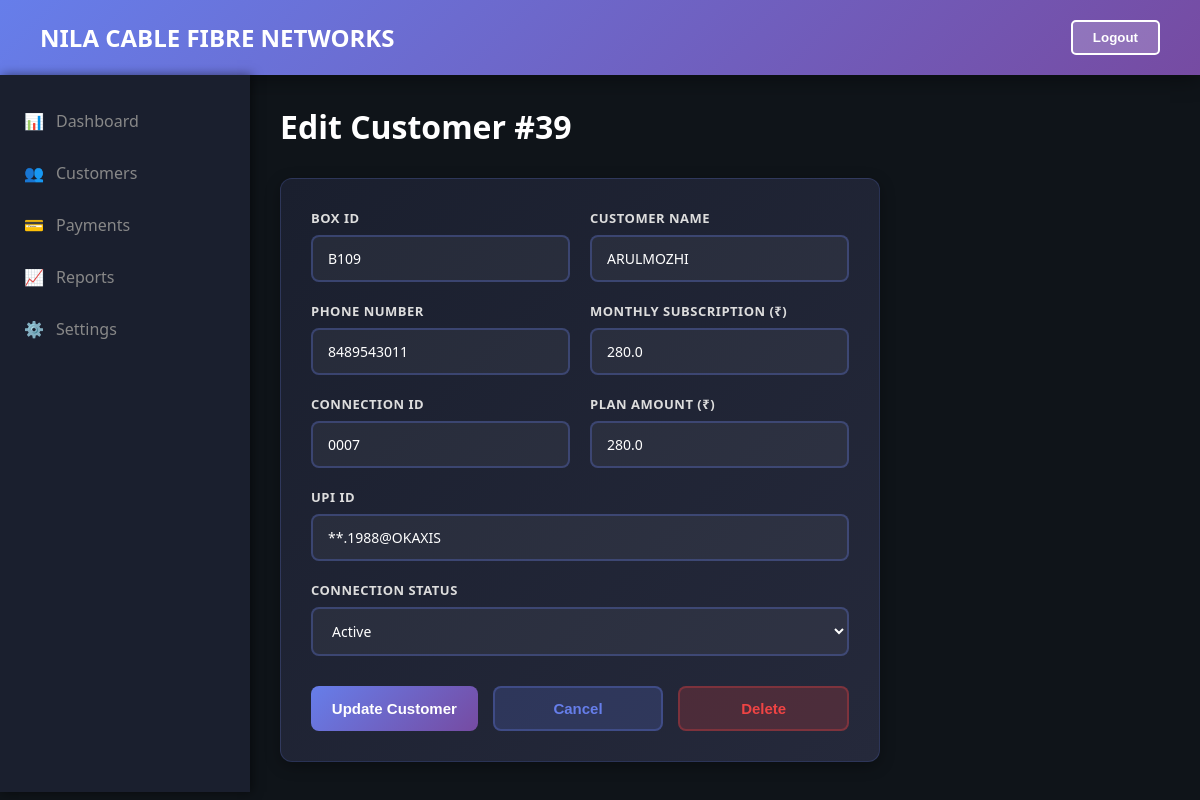
Screenshot of /edit-customer/39 with the database file from the repository.
### tables this page shows
CREATE TABLE customer (
    customer_id INTEGER PRIMARY KEY AUTOINCREMENT,
    box_id TEXT UNIQUE NOT NULL,
    name TEXT NOT NULL,
    phone TEXT NOT NULL,
    phone_number TEXT NOT NULL,
    subscription REAL NOT NULL,
    status TEXT NOT NULL,
    paid_status TEXT NOT NULL DEFAULT 'unpaid',
    connection_id TEXT,
    plan_amount REAL,
    upi_id TEXT
);

### app.py (the view, shortened to what this page needs)
@app.route("/edit-customer/<int:customer_id>", methods=["GET", "POST"])
def edit_customer_page(customer_id):
    active_customers_count, pending_review_count = get_sidebar_metrics()
    customer = get_customer_by_id(customer_id)
    if not customer:
        return "Customer not found", 404
    return render_template("edit_customer.html", customer=customer,
                           active_customers_count=active_customers_count, pending_review_count=pending_review_count)

### app.py (called while the page is built)
def get_db_connection():
    conn = sqlite3.connect(DATABASE, timeout=30.0)
    conn.execute("PRAGMA journal_mode=WAL;")
    conn.execute("PRAGMA busy_timeout = 30000;")
    conn.row_factory = sqlite3.Row
    return conn

def normalize_customer_row(row):
    if not row:
        return None
    data = dict(row)
    data['customer_id'] = data.get('customer_id') or data.get('id')
    data['id'] = data['customer_id']
    data['phone'] = data.get('phone_number') or data.get('phone')
    data['plan_amount'] = data.get('plan_amount') or data.get('subscription')
    return data

def get_customer_by_id(customer_id):
    conn = get_db_connection()
    row = conn.execute('SELECT * FROM customer WHERE customer_id = ?', (customer_id,)).fetchone()
    conn.close()
    return normalize_customer_row(row)

def get_sidebar_metrics():
    conn = get_db_connection()
    pending_row = conn.execute(
        "SELECT COUNT(*) as cnt FROM payment WHERE status IN ('Needs Verification', 'Unidentified Payment')"
    ).fetchone()
    pending_review_count = pending_row['cnt'] if pending_row else 0
    active_row = conn.execute(
        "SELECT COUNT(*) as cnt FROM customer WHERE LOWER(status) = 'active'"
    ).fetchone()
    active_customers_count = active_row['cnt'] if active_row else 0
    conn.close()
    return active_customers_count, pending_review_count

### templates/edit_customer.html (shortened to what this page needs)
<!DOCTYPE html>
<html lang="en">
<head>
</head>
<body>
    <header>
        <h1>NILA CABLE FIBRE NETWORKS</h1>
        <button onclick="logout()" style="background: rgba(255,255,255,0.2); color: white; border: 2px solid white; padding: 8px 20px; border-radius: 5px; cursor: pointer; font-weight: 600;">Logout</button>
    </header>
    <div class="container">
        <div class="sidebar">
            <div class="nav-item" data-route="/dashboard" onclick="navigateTo('/dashboard')">
                <span>📊</span>
                <span>Dashboard</span>
            </div>
            <div class="nav-item" data-route="/customers" onclick="navigateTo('/customers')">
                <span>👥</span>
                <span>Customers</span>
            </div>
            <div class="nav-item" data-route="/payments" onclick="navigateTo('/payments')">
                <span>💳</span>
                <span>Payments</span>
            </div>
            <div class="nav-item" data-route="/reports" onclick="navigateTo('/reports')">
                <span>📈</span>
                <span>Reports</span>
            </div>
            <div class="nav-item" data-route="/settings" onclick="navigateTo('/settings')">
                <span>⚙️</span>
                <span>Settings</span>
            </div>
        </div>
        <div class="main-content">
            <div class="page-header">
                <h2>Edit Customer #{{ customer['id'] }}</h2>
            </div>
            <div class="form-card">
                <form method="POST">
                    <div class="form-row">
                        <div class="form-group">
                            <label for="box_id">Box ID</label>
                            <input type="text" id="box_id" name="box_id" value="{{ customer['box_id'] }}" required>
                        </div>
                        <div class="form-group">
                            <label for="name">Customer Name</label>
                            <input type="text" id="name" name="name" value="{{ customer['name'] }}" required>
                        </div>
                    </div>
                    <div class="form-row">
                        <div class="form-group">
                            <label for="phone">Phone Number</label>
                            <input type="tel" id="phone" name="phone" value="{{ customer['phone'] }}" required>
                        </div>
                        <div class="form-group">
                            <label for="subscription">Monthly Subscription (₹)</label>
                            <input type="number" id="subscription" name="subscription" value="{{ customer['subscription'] }}" step="0.01" required>
                        </div>
                    </div>
                    <div class="form-row">
                        <div class="form-group">
                            <label for="connection_id">Connection ID</label>
                            <input type="text" id="connection_id" name="connection_id" value="{{ customer.get('connection_id','') }}">
                        </div>
                        <div class="form-group">
                            <label for="plan_amount">Plan Amount (₹)</label>
                            <input type="number" id="plan_amount" name="plan_amount" value="{{ customer.get('plan_amount','') }}" step="0.01">
                        </div>
                    </div>
                    <div class="form-group">
                        <label for="upi_id">UPI ID</label>
                        <input type="text" id="upi_id" name="upi_id" value="{{ customer.get('upi_id','') }}">
                    </div>
                    <div class="form-group">
                        <label for="status">Connection Status</label>
                        <select id="status" name="status" required>
                            <option value="active" {% if customer['status'] == 'active' %}selected{% endif %}>Active</option>
                        </select>
                    </div>
                    <div class="form-actions">
                        <button type="submit" class="btn btn-submit">Update Customer</button>
                        <button type="button" class="btn btn-cancel" onclick="navigateTo('/customers')">Cancel</button>
                        <button type="button" class="btn btn-delete" data-customer-id="{{ customer['id'] }}" onclick="deleteCustomerData(this)">Delete</button>
                    </div>
                </form>
            </div>
        </div>
    </div>
</body>
</html>

### templates/edit_customer.html (style rules this page uses)
* { margin: 0; padding: 0; box-sizing: border-box; }
body { font-family: 'Segoe UI', Tahoma, Geneva, Verdana, sans-serif; background: #0f1419; color: #e0e0e0; }
header { background: linear-gradient(135deg, #667eea 0%, #764ba2 100%); color: white; padding: 20px 40px; display: flex; justify-content: space-between; align-items: center; box-shadow: 0 4px 20px rgba(0, 0, 0, 0.4); }
header h1 { font-size: 24px; }
.container { display: flex; min-height: calc(100vh - 90px); }
.sidebar { width: 250px; background: #1a1f2e; padding: 20px 0; box-shadow: 2px 0 10px rgba(0, 0, 0, 0.5); }
.nav-item { padding: 15px 20px; cursor: pointer; display: flex; align-items: center; gap: 12px; color: #888; transition: all 0.3s; border-left: 4px solid transparent; }
.main-content { flex: 1; padding: 30px; }
.page-header h2 { font-size: 32px; color: #fff; margin-bottom: 30px; font-weight: 700; }
.form-card { background: linear-gradient(135deg, #1a1f2e 0%, #25293b 100%); border: 1px solid rgba(102, 126, 234, 0.2); border-radius: 12px; padding: 30px; max-width: 600px; box-shadow: 0 4px 15px rgba(0, 0, 0, 0.3); }
.form-group { margin-bottom: 20px; }
.form-group label { display: block; margin-bottom: 8px; color: #ddd; font-weight: 600; font-size: 13px; text-transform: uppercase; letter-spacing: 0.5px; }
.form-group input, .form-group select { width: 100%; padding: 12px 15px; border: 2px solid rgba(102, 126, 234, 0.3); background: rgba(255, 255, 255, 0.05); border-radius: 8px; font-size: 14px; color: #fff; transition: all 0.3s ease; font-family: inherit; }
.form-group input::placeholder { color: #666; }
.form-group select option { background: #1a1f2e; color: #fff; }
.form-actions { display: flex; gap: 15px; margin-top: 30px; }
.btn { flex: 1; padding: 12px; border: none; border-radius: 8px; font-size: 15px; font-weight: 600; cursor: pointer; transition: all 0.3s; }
.btn-submit { background: linear-gradient(135deg, #667eea 0%, #764ba2 100%); color: white; }
.btn-cancel { background: rgba(102, 126, 234, 0.2); color: #667eea; border: 2px solid rgba(102, 126, 234, 0.3); }
.btn-delete { flex: 1; background: rgba(239, 68, 68, 0.2); color: #ef4444; border: 2px solid rgba(239, 68, 68, 0.3); }
.form-row { display: grid; grid-template-columns: 1fr 1fr; gap: 20px; }

### rows the page displays
customer: box_id "B109", name "ARULMOZHI", phone "8489543011", subscription "280.0", connection_id "0007", plan_amount "280.0", upi_id "**.1988@OKAXIS", status "Active"

### other values shown
{{ customer['id'] }} "39"
